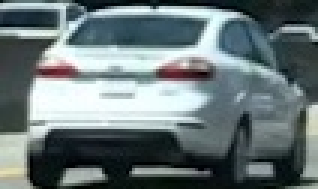
#> input picture cutouts/cutout1.jpg, 106 x 63 px (shown 3 times larger); its folder holds only this picture in this run; the run also reads 1 picture not shown here
$ jupyter execute --allow-errors VehicleDetection.ipynb   (shell and % lines are left out)   (older library calls are emulated)
#> lines starting #> are read from the running program, lines starting #| are printed output that depends on the picture
[cell 1]
import glob
import numpy as np
import cv2
import matplotlib.pyplot as plt
import matplotlib.image as mpimg

[cell 2]
test_images_location = glob.glob('test_images/*.jpg')
vehicle_images_location = glob.glob('../data_vehicledetection/vehicles/*/*.png')
non_vehicle_images_location = glob.glob('../data_vehicledetection/non-vehicles/*/*.png')

### Display Test Images

[cell 3]
fig, axs = plt.subplots(2,3, figsize=(16, 11))
axs = axs.ravel()

#> (the rest of this cell did not finish here and is left out)

[cell 4]
fig, axs = plt.subplots(2,3, figsize=(16, 11))
axs = axs.ravel()

#> (the rest of this cell did not finish here and is left out)

### 1. Study & Test for Vehicle Detection

### 1-1. match and box functions

[cell 5]
# [37 lines left out: functions draw_boxes, find_matches, not called in this run]

### 1-2. Display cutouts images

[cell 6]
fig, axs = plt.subplots(2,3, figsize=(16, 11))
axs = axs.ravel()

templates_list = glob.glob('cutouts/cutout*.jpg')

# display Cutout Images
for i, vil in enumerate(templates_list):
    image = mpimg.imread(vil)
#> image is the input picture: shape (63, 106, 3); mean R, G, B 105.4, 118.5, 120.3
    axs[i].set_title(vil, fontsize=15)
    axs[i].axis('off')
    axs[i].imshow(image)

### 1-3. Draw Founded Matches

[cell 7]
# display match finding result
example = glob.glob('cutouts/bbox*.jpg')

#> (the rest of this cell did not finish here and is left out)

### 2. Image Processing

### 2-1. Color Histogram of cutouts

[cell 8]
# Define a function to compute color histogram features
def color_hist(img, nbins=32, bins_range=(0, 256)):
    # Compute the histogram of the RGB channels separately
#> called with nbins = 32, bins_range = (0, 256)
    rhist = np.histogram(img[:,:,0], bins=nbins, range=bins_range)
    ghist = np.histogram(img[:,:,1], bins=nbins, range=bins_range)
    bhist = np.histogram(img[:,:,2], bins=nbins, range=bins_range)
    # Generating bin centers
    bin_edges = rhist[1]
#> bin_edges = 33 values from 0 to 256
    bin_centers = (bin_edges[1:]  + bin_edges[0:len(bin_edges)-1])/2
#> bin_centers = 32 values from 4 to 252
    # Concatenate the histograms into a single feature vector
    hist_features = np.concatenate((rhist[0], ghist[0], bhist[0]))
#> hist_features = 96 values, max 634 at index 95, min 49 at index 31, mean 208.7
    # Return the individual histograms, bin_centers and feature vector
    return rhist, ghist, bhist, bin_centers, hist_features

for temp in templates_list:
    image = mpimg.imread(temp)
    rh, gh, bh, bincen, feature_vec = color_hist(image, nbins=32, bins_range=(0, 256))
#> bincen = 32 values from 4 to 252; feature_vec has the same summary as hist_features in color_hist

    if rh is not None:
        fig = plt.figure(figsize=(12,3))
        plt.subplot(141)
        plt.imshow(image)
        plt.title(temp, fontsize=15)
        plt.subplot(142)
        plt.bar(bincen, rh[0])
        plt.xlim(0, 256)
        plt.title('R Histogram')
        plt.subplot(143)
        plt.bar(bincen, gh[0])
        plt.xlim(0, 256)
        plt.title('G Histogram')
        plt.subplot(144)
        plt.bar(bincen, bh[0])
        plt.xlim(0, 256)
        plt.title('B Histogram')
        fig.tight_layout()
    else:
        print('Your function is returning None for at least one variable...')
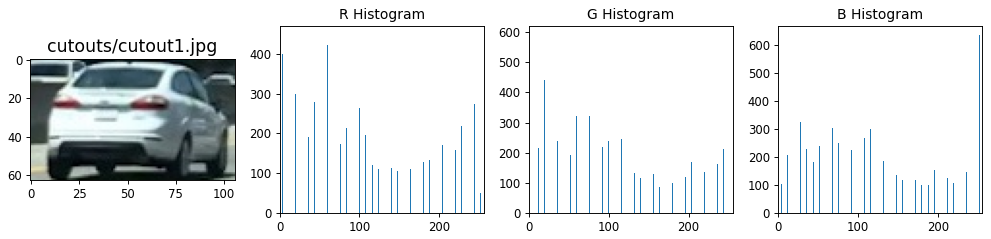
#> figure drawn by matplotlib, 4 panels; panel 2: tallest bar 448 high, from x = 11.6 to 12.4; panel 3: tallest bar 591 high, from x = 251.6 to 252.4; panel 4: tallest bar 634 high, from x = 251.6 to 252.4

### 2-2. Explorer Color Space in 3D

[cell 9]
from mpl_toolkits.mplot3d import Axes3D

def plot3d(ax, pixels, colors_rgb,
        axis_labels=list("RGB"), axis_limits=((0, 255), (0, 255), (0, 255))):
    """Plot pixels in 3D."""

    # Set axis limits
    ax.set_xlim(*axis_limits[0])
    ax.set_ylim(*axis_limits[1])
    ax.set_zlim(*axis_limits[2])

    # Set axis labels and sizes
    ax.tick_params(axis='both', which='major', labelsize=14, pad=8)
    ax.set_xlabel(axis_labels[0], fontsize=16, labelpad=16)
    ax.set_ylabel(axis_labels[1], fontsize=16, labelpad=16)
    ax.set_zlabel(axis_labels[2], fontsize=16, labelpad=16)

    # Plot pixel values with colors given in colors_rgb
    ax.scatter(
        pixels[:, :, 0].ravel(),
        pixels[:, :, 1].ravel(),
        pixels[:, :, 2].ravel(),
        c=colors_rgb.reshape((-1, 3)), edgecolors='none')

    return ax  # return Axes3D object for further manipulation

for temp in templates_list:
    img = cv2.imread(temp)

    # Select a small fraction of pixels to plot by subsampling it
    scale = max(img.shape[0], img.shape[1], 64) / 64  # at most 64 rows and columns
    img_small = cv2.resize(img, (np.int(img.shape[1] / scale), np.int(img.shape[0] / scale)), interpolation=cv2.INTER_NEAREST)
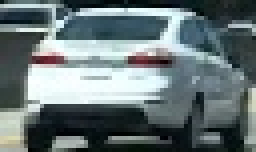
#> img_small: shape (38, 64, 3) (shown 4 times larger); mean B, G, R 118.8, 117, 103.8

    # Convert subsampled image to desired color space(s)
    img_small_RGB = cv2.cvtColor(img_small, cv2.COLOR_BGR2RGB)  # OpenCV uses BGR, matplotlib likes RGB
    img_small_HSV = cv2.cvtColor(img_small, cv2.COLOR_BGR2HSV)
#> img_small_HSV: shape (38, 64, 3); mean H, S, V 91.7, 63.9, 120.9
    img_small_rgb = img_small_RGB / 255.  # scaled to [0, 1], only for plotting

    fig = plt.figure(figsize=(12,3))
    ax = fig.add_subplot(1, 3, 1)
    ax.imshow(img_small_RGB)

    ax = fig.add_subplot(1, 3, 2, projection='3d')
    plot3d(ax, img_small_RGB, img_small_rgb, axis_labels=list("RGB"))

    ax = fig.add_subplot(1, 3, 3, projection='3d')
    plot3d(ax, img_small_HSV, img_small_rgb, axis_labels=list("HSV"))

    fig.tight_layout()
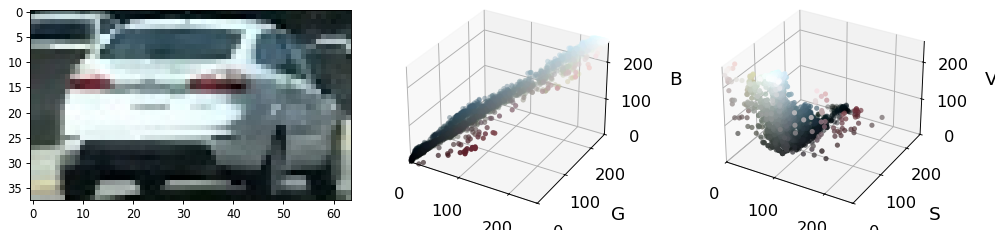
#> figure drawn by matplotlib, 3 panels

### 2-3. Spatial Binning

[cell 10]
def bin_spatial(img, color_space='RGB', size=(32, 32)):
    # Convert image to new color space (if specified)
#> called with color_space = 'RGB', size = (32, 32)
    if color_space != 'RGB':
        if color_space == 'HSV':
            feature_image = cv2.cvtColor(img, cv2.COLOR_RGB2HSV)
        elif color_space == 'LUV':
            feature_image = cv2.cvtColor(img, cv2.COLOR_RGB2LUV)
        elif color_space == 'HLS':
            feature_image = cv2.cvtColor(img, cv2.COLOR_RGB2HLS)
        elif color_space == 'YUV':
            feature_image = cv2.cvtColor(img, cv2.COLOR_RGB2YUV)
        elif color_space == 'YCrCb':
            feature_image = cv2.cvtColor(img, cv2.COLOR_RGB2YCrCb)
    else: feature_image = np.copy(img)
    # Use cv2.resize().ravel() to create the feature vector
    small_img = cv2.resize(feature_image, size)
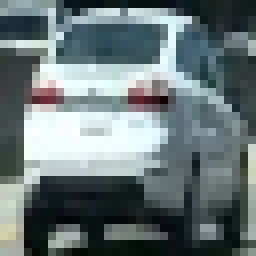
#> small_img: shape (32, 32, 3) (shown 8 times larger); mean R, G, B 105.4, 118.5, 120.3
    features = small_img.ravel()
#> features = 3072 values, max 255 at index 788, min 1 at index 36, mean 114.7
    # Return the feature vector
    return features, small_img

for temp in templates_list:
    image = mpimg.imread(temp)
    feature_vec, small_img = bin_spatial(image, color_space='RGB', size=(32, 32))
#> feature_vec has the same summary as features in bin_spatial
    fig = plt.figure(figsize=(12,3))
    plt.subplot(131)
    plt.imshow(image)
    plt.title(temp, fontsize=15)
    plt.subplot(132)
    plt.imshow(small_img)
    plt.title('small_size(32x32)')
    plt.subplot(133)
    plt.plot(feature_vec)
    plt.title('Spatially Binned Features')
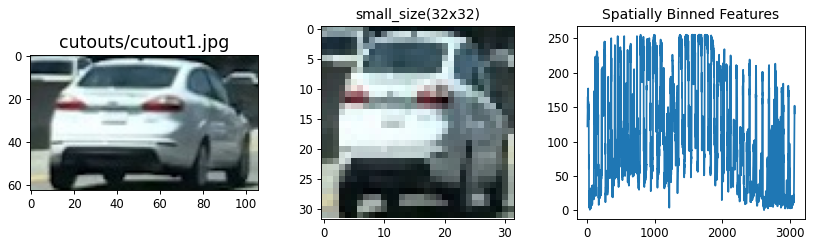
#> figure drawn by matplotlib, 3 panels; panel 3: curve peaks at x = 788, y = 255

### 3. Classifier

### 3-1. sckikit-image HOG

[cell 11]
from skimage.feature import hog

def get_hog_features(img, orient, pix_per_cell, cell_per_block,
                        vis=False, feature_vec=True):
    # Call with two outputs if vis==True
    if vis == True:
        features, hog_image = hog(img, orientations=orient, pixels_per_cell=(pix_per_cell, pix_per_cell),
                                  cells_per_block=(cell_per_block, cell_per_block), block_norm= 'L2-Hys',
                                  transform_sqrt=True,
                                  visualize=vis, feature_vector=feature_vec)
        return features, hog_image
    # Otherwise call with one output
    else:
        features = hog(img, orientations=orient, pixels_per_cell=(pix_per_cell, pix_per_cell),
                       cells_per_block=(cell_per_block, cell_per_block), block_norm= 'L2-Hys',
                       transform_sqrt=True,
                       visualize=vis, feature_vector=feature_vec)
        return features

[cell 12]
for temp in templates_list:
    image = mpimg.imread(temp)
    gray = cv2.cvtColor(image, cv2.COLOR_RGB2GRAY)
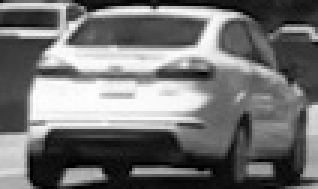
#> gray: shape (63, 106) (shown 3 times larger); min 1, max 255, mean 114.8

    features, hog_image = get_hog_features(gray, orient= 9,
                        pix_per_cell= 8, cell_per_block= 2,
                        vis=True, feature_vec=True)
#> (the rest of the program and of its run is left out)
